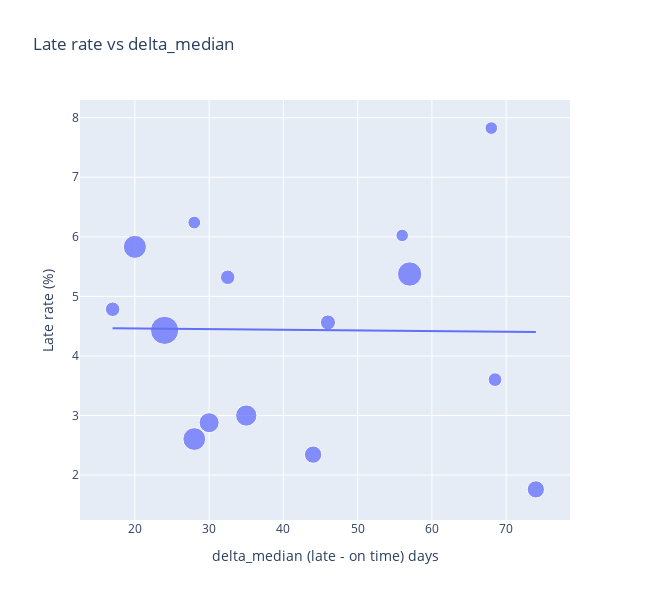

The notebook cell this image was saved under:
### Markdown cell above
### MIN_BORROWINGS_PER_MEDIA_TYPE = 1000
We see that there seems to be no correlation across media types. There is one clear outlier, **"Bibliothek der Dinge"**, which has a very high late rate but a very low median loan duration. However, with a threshold of 1,000 loans per media type, the number of loans per category may still be too small for stable estimates.

Correlation coefficients and p-values (null hypothesis: no correlation):
- Pearson r = -0.0509, p = 0.841
- Spearman rho = 0.1331, p = 0.598

### MIN_BORROWINGS_PER_MEDIA_TYPE = 5000
We increase the minimum number of loans to 5,000 per media type.

Correlation coefficients and p-values (null hypothesis: no correlation):
- Pearson r = 0.7192, p = 0.00374
- Spearman rho = 0.6264, p = 0.0165

With the increased threshold, we observe a fairly strong and approximately linear relationship between mean loan duration and late rate. This is consistent with the plot shown earlier across all media types. Loan duration therefore seems to be an indicator for late returns (at the media-type level).

### Code cell
input_data_frame = media_type_table_copy.copy()
input_data_frame["size"] = 50 + 400 * np.sqrt(input_data_frame["n_loans"] / input_data_frame["n_loans"].max())

fig = px.scatter(
    input_data_frame, x="delta_median", y="late_rate_percent", size="size",
    hover_name="Medientyp",
    hover_data={"n_loans":True, "delta_median":":.1f", "late_rate_percent":":.2f", "mean":":.1f", "size":False},
    labels={"delta_median":"delta_median (late - on time) days", "late_rate_percent":"Late rate (%)"},
    title="Late rate vs delta_median",
    trendline="ols"
)
fig.update_traces(marker=dict(opacity=0.75))
fig.update_layout(width=650, height=600)
fig.show()

log_pearson_spearman(input_data_frame, "delta_median", "late_rate_percent")

### Figure 1 — Plotly figure (JSON) as saved in the notebook; plotly's stock layout.template omitted (floating-point values rounded to 4 significant figures)
{"data": [{"customdata": [[53130.0, 37.72, 166.8], [11990.0, 43.44, 105.5], [6261.0, 79.73, 90.1], [315300.0, 66.76, 334.6], [5611.0, 49.91, 87.96], [24090.0, 55.52, 128.7], [55470.0, 41.91, 169.4], [162800.0, 51.33, 254.5], [17780.0, 59.98, 117.6], [120500.0, 35.82, 225.9], [229100.0, 42.56, 292.6], [6939.0, 57.32, 92.22], [622900.0, 54.34, 450.0], [243500.0, 34.07, 300.1], [18210.0, 47.59, 118.4]], "hovertemplate": "<b>%{hovertext}</b><br><br>delta_median (late - on time) days=%{x:.1f}<br>Late rate (%)=%{y:.2f}<br>n_loans=%{customdata[0]}<br>mean=%{customdata[1]:.1f}<extra></extra>", "hovertext": ["Musik-CD", "Zeitschriften", "Sprachkurse", "Sachbuch", "Sonstiges", "Fremdsprachige Belletristik", "Hörbuch", "Kinder u. Jugend-CD", "Spiele", "Comic", "Belletristik", "Konsolenspiel", "Kinder u. Jugendbuch", "DVD", "Tonie"], "legendgroup": "", "marker": {"color": "#636efa", "size": [166.8, 105.5, 90.1, 334.6, 87.96, 128.7, 169.4, 254.5, 117.6, 225.9, 292.6, 92.22, 450.0, 300.1, 118.4], "sizemode": "area", "sizeref": 1.125, "symbol": "circle", "opacity": 0.75}, "mode": "markers", "name": "", "orientation": "v", "showlegend": false, "x": [74.0, 68.5, 68.0, 57.0, 56.0, 46.0, 44.0, 35.0, 32.5, 30.0, 28.0, 28.0, 24.0, 20.0, 17.0], "xaxis": "x", "y": [1.76, 3.602, 7.826, 5.376, 6.024, 4.562, 2.344, 3.0, 5.321, 2.879, 2.605, 6.24, 4.43, 5.832, 4.784], "yaxis": "y", "type": "scatter"}, {"hovertemplate": "<b>OLS trendline</b><br>late_rate_percent = -0.00112026 * delta_median + 4.48593<br>R<sup>2</sup>=0.000151<br><br>delta_median (late - on time) days=%{x:.1f}<br>Late rate (%)=%{y:.2f} <b>(trend)</b><extra></extra>", "legendgroup": "", "marker": {"color": "#636efa", "symbol": "circle", "opacity": 0.75}, "mode": "lines", "name": "", "showlegend": false, "x": [17.0, 20.0, 24.0, 28.0, 28.0, 30.0, 32.5, 35.0, 44.0, 46.0, 56.0, 57.0, 68.0, 68.5, 74.0], "xaxis": "x", "y": [4.467, 4.464, 4.459, 4.455, 4.455, 4.452, 4.45, 4.447, 4.437, 4.434, 4.423, 4.422, 4.41, 4.409, 4.403], "yaxis": "y", "type": "scatter"}], "layout": {"xaxis": {"anchor": "y", "domain": [0.0, 1.0], "title": {"text": "delta_median (late - on time) days"}}, "yaxis": {"anchor": "x", "domain": [0.0, 1.0], "title": {"text": "Late rate (%)"}}, "legend": {"tracegroupgap": 0, "itemsizing": "constant"}, "title": {"text": "Late rate vs delta_median"}, "width": 650, "height": 600}}
